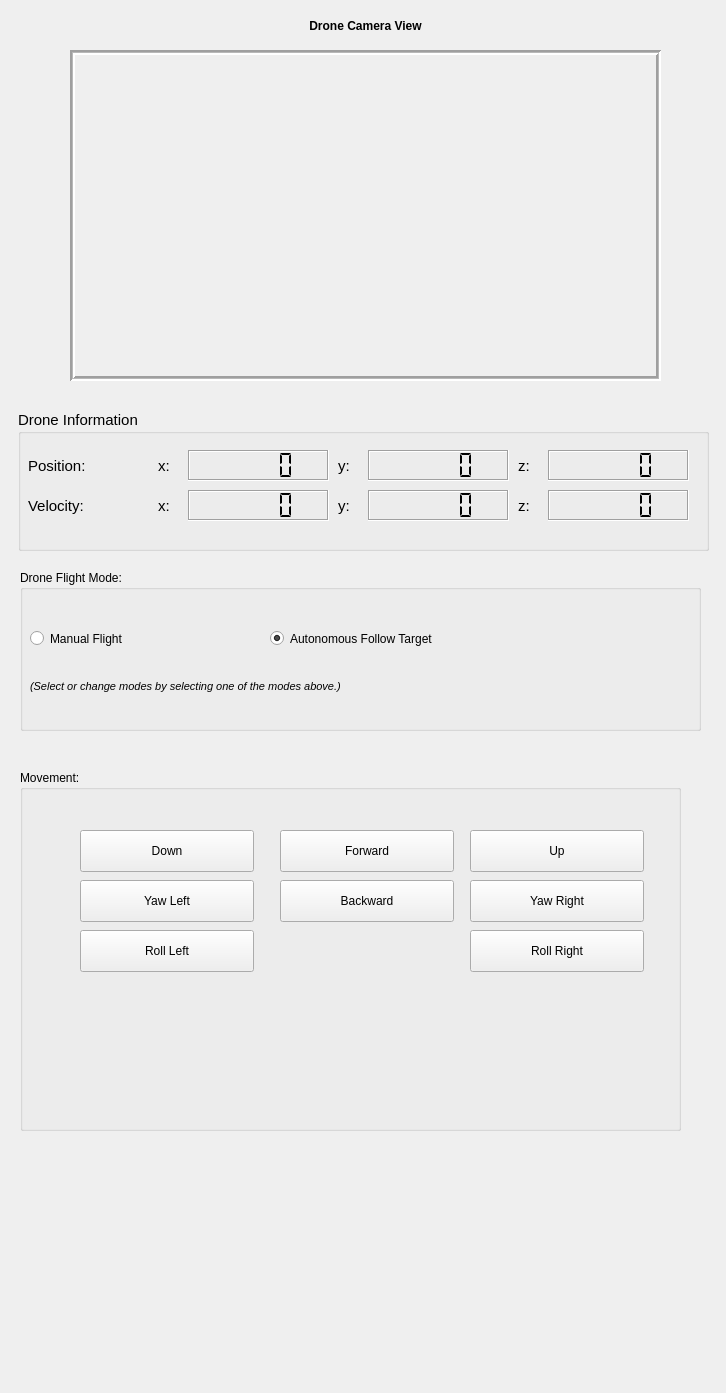
<?xml version="1.0" encoding="UTF-8"?>
<ui version="4.0">
 <class>MainWindow</class>
 <widget class="QWidget" name="MainWindow">
  <property name="geometry">
   <rect>
    <x>0</x>
    <y>0</y>
    <width>726</width>
    <height>1393</height>
   </rect>
  </property>
  <property name="windowTitle">
   <string>Drone Controls</string>
  </property>
  <widget class="QLabel" name="label">
   <property name="geometry">
    <rect>
     <x>70</x>
     <y>50</y>
     <width>591</width>
     <height>331</height>
    </rect>
   </property>
   <property name="frameShape">
    <enum>QFrame::Box</enum>
   </property>
   <property name="frameShadow">
    <enum>QFrame::Sunken</enum>
   </property>
   <property name="lineWidth">
    <number>2</number>
   </property>
   <property name="midLineWidth">
    <number>1</number>
   </property>
   <property name="text">
    <string/>
   </property>
   <property name="pixmap">
    <pixmap>objectIdentification.png</pixmap>
   </property>
  </widget>
  <widget class="QLabel" name="label_2">
   <property name="geometry">
    <rect>
     <x>70</x>
     <y>10</y>
     <width>591</width>
     <height>32</height>
    </rect>
   </property>
   <property name="font">
    <font>
     <weight>75</weight>
     <bold>true</bold>
    </font>
   </property>
   <property name="text">
    <string>Drone Camera View</string>
   </property>
   <property name="alignment">
    <set>Qt::AlignCenter</set>
   </property>
  </widget>
  <widget class="QGroupBox" name="groupBox">
   <property name="geometry">
    <rect>
     <x>18</x>
     <y>410</y>
     <width>691</width>
     <height>141</height>
    </rect>
   </property>
   <property name="font">
    <font>
     <pointsize>11</pointsize>
    </font>
   </property>
   <property name="focusPolicy">
    <enum>Qt::NoFocus</enum>
   </property>
   <property name="title">
    <string>Drone Information:</string>
   </property>
   <property name="flat">
    <bool>false</bool>
   </property>
   <widget class="QLabel" name="label_4">
    <property name="geometry">
     <rect>
      <x>10</x>
      <y>40</y>
      <width>121</width>
      <height>32</height>
     </rect>
    </property>
    <property name="font">
     <font>
      <weight>50</weight>
      <bold>false</bold>
     </font>
    </property>
    <property name="text">
     <string>Position:</string>
    </property>
   </widget>
   <widget class="QLabel" name="label_5">
    <property name="geometry">
     <rect>
      <x>10</x>
      <y>80</y>
      <width>121</width>
      <height>32</height>
     </rect>
    </property>
    <property name="font">
     <font>
      <weight>50</weight>
      <bold>false</bold>
     </font>
    </property>
    <property name="text">
     <string>Velocity:</string>
    </property>
   </widget>
   <widget class="QLabel" name="label_6">
    <property name="geometry">
     <rect>
      <x>140</x>
      <y>80</y>
      <width>31</width>
      <height>32</height>
     </rect>
    </property>
    <property name="font">
     <font>
      <weight>50</weight>
      <bold>false</bold>
     </font>
    </property>
    <property name="text">
     <string>x:</string>
    </property>
   </widget>
   <widget class="QLabel" name="label_7">
    <property name="geometry">
     <rect>
      <x>140</x>
      <y>40</y>
      <width>31</width>
      <height>32</height>
     </rect>
    </property>
    <property name="font">
     <font>
      <weight>50</weight>
      <bold>false</bold>
     </font>
    </property>
    <property name="text">
     <string>x:</string>
    </property>
   </widget>
   <widget class="QLabel" name="label_8">
    <property name="geometry">
     <rect>
      <x>320</x>
      <y>80</y>
      <width>31</width>
      <height>32</height>
     </rect>
    </property>
    <property name="font">
     <font>
      <weight>50</weight>
      <bold>false</bold>
     </font>
    </property>
    <property name="text">
     <string>y:</string>
    </property>
   </widget>
   <widget class="QLabel" name="label_9">
    <property name="geometry">
     <rect>
      <x>320</x>
      <y>40</y>
      <width>31</width>
      <height>32</height>
     </rect>
    </property>
    <property name="font">
     <font>
      <weight>50</weight>
      <bold>false</bold>
     </font>
    </property>
    <property name="text">
     <string>y:</string>
    </property>
   </widget>
   <widget class="QLabel" name="label_10">
    <property name="geometry">
     <rect>
      <x>500</x>
      <y>80</y>
      <width>31</width>
      <height>32</height>
     </rect>
    </property>
    <property name="font">
     <font>
      <weight>50</weight>
      <bold>false</bold>
     </font>
    </property>
    <property name="text">
     <string>z:</string>
    </property>
   </widget>
   <widget class="QLabel" name="label_11">
    <property name="geometry">
     <rect>
      <x>500</x>
      <y>40</y>
      <width>31</width>
      <height>32</height>
     </rect>
    </property>
    <property name="font">
     <font>
      <weight>50</weight>
      <bold>false</bold>
     </font>
    </property>
    <property name="text">
     <string>z:</string>
    </property>
   </widget>
   <widget class="QLCDNumber" name="lcdNumber_5">
    <property name="geometry">
     <rect>
      <x>170</x>
      <y>40</y>
      <width>141</width>
      <height>31</height>
     </rect>
    </property>
    <property name="frameShadow">
     <enum>QFrame::Sunken</enum>
    </property>
    <property name="segmentStyle">
     <enum>QLCDNumber::Flat</enum>
    </property>
   </widget>
   <widget class="QLCDNumber" name="lcdNumber_6">
    <property name="geometry">
     <rect>
      <x>170</x>
      <y>80</y>
      <width>141</width>
      <height>31</height>
     </rect>
    </property>
    <property name="frameShadow">
     <enum>QFrame::Sunken</enum>
    </property>
    <property name="segmentStyle">
     <enum>QLCDNumber::Flat</enum>
    </property>
   </widget>
   <widget class="QLCDNumber" name="lcdNumber_7">
    <property name="geometry">
     <rect>
      <x>350</x>
      <y>40</y>
      <width>141</width>
      <height>31</height>
     </rect>
    </property>
    <property name="frameShadow">
     <enum>QFrame::Sunken</enum>
    </property>
    <property name="segmentStyle">
     <enum>QLCDNumber::Flat</enum>
    </property>
   </widget>
   <widget class="QLCDNumber" name="lcdNumber_8">
    <property name="geometry">
     <rect>
      <x>530</x>
      <y>40</y>
      <width>141</width>
      <height>31</height>
     </rect>
    </property>
    <property name="frameShadow">
     <enum>QFrame::Sunken</enum>
    </property>
    <property name="segmentStyle">
     <enum>QLCDNumber::Flat</enum>
    </property>
   </widget>
   <widget class="QLCDNumber" name="lcdNumber_9">
    <property name="geometry">
     <rect>
      <x>350</x>
      <y>80</y>
      <width>141</width>
      <height>31</height>
     </rect>
    </property>
    <property name="frameShadow">
     <enum>QFrame::Sunken</enum>
    </property>
    <property name="segmentStyle">
     <enum>QLCDNumber::Flat</enum>
    </property>
   </widget>
   <widget class="QLCDNumber" name="lcdNumber_10">
    <property name="geometry">
     <rect>
      <x>530</x>
      <y>80</y>
      <width>141</width>
      <height>31</height>
     </rect>
    </property>
    <property name="frameShadow">
     <enum>QFrame::Sunken</enum>
    </property>
    <property name="segmentStyle">
     <enum>QLCDNumber::Flat</enum>
    </property>
   </widget>
  </widget>
  <widget class="QGroupBox" name="groupBox_2">
   <property name="enabled">
    <bool>true</bool>
   </property>
   <property name="geometry">
    <rect>
     <x>20</x>
     <y>770</y>
     <width>661</width>
     <height>361</height>
    </rect>
   </property>
   <property name="toolTip">
    <string/>
   </property>
   <property name="title">
    <string>Movement:</string>
   </property>
   <property name="checkable">
    <bool>false</bool>
   </property>
   <widget class="QPushButton" name="pushButton">
    <property name="geometry">
     <rect>
      <x>260</x>
      <y>60</y>
      <width>174</width>
      <height>42</height>
     </rect>
    </property>
    <property name="toolTip">
     <string>W</string>
    </property>
    <property name="toolTipDuration">
     <number>-1</number>
    </property>
    <property name="whatsThis">
     <string/>
    </property>
    <property name="text">
     <string>Forward</string>
    </property>
   </widget>
   <widget class="QPushButton" name="pushButton_2">
    <property name="geometry">
     <rect>
      <x>450</x>
      <y>60</y>
      <width>174</width>
      <height>42</height>
     </rect>
    </property>
    <property name="toolTip">
     <string>E</string>
    </property>
    <property name="text">
     <string>Up</string>
    </property>
   </widget>
   <widget class="QPushButton" name="pushButton_3">
    <property name="geometry">
     <rect>
      <x>260</x>
      <y>110</y>
      <width>174</width>
      <height>42</height>
     </rect>
    </property>
    <property name="toolTip">
     <string>S</string>
    </property>
    <property name="toolTipDuration">
     <number>-1</number>
    </property>
    <property name="text">
     <string>Backward</string>
    </property>
   </widget>
   <widget class="QPushButton" name="pushButton_4">
    <property name="geometry">
     <rect>
      <x>450</x>
      <y>110</y>
      <width>174</width>
      <height>42</height>
     </rect>
    </property>
    <property name="toolTip">
     <string>D</string>
    </property>
    <property name="text">
     <string>Yaw Right</string>
    </property>
   </widget>
   <widget class="QPushButton" name="pushButton_5">
    <property name="geometry">
     <rect>
      <x>60</x>
      <y>60</y>
      <width>174</width>
      <height>42</height>
     </rect>
    </property>
    <property name="toolTip">
     <string>Q</string>
    </property>
    <property name="text">
     <string>Down</string>
    </property>
   </widget>
   <widget class="QPushButton" name="pushButton_6">
    <property name="geometry">
     <rect>
      <x>60</x>
      <y>110</y>
      <width>174</width>
      <height>42</height>
     </rect>
    </property>
    <property name="toolTip">
     <string>A</string>
    </property>
    <property name="text">
     <string>Yaw Left</string>
    </property>
   </widget>
   <widget class="QPushButton" name="pushButton_7">
    <property name="geometry">
     <rect>
      <x>60</x>
      <y>160</y>
      <width>174</width>
      <height>42</height>
     </rect>
    </property>
    <property name="toolTip">
     <string>Z</string>
    </property>
    <property name="text">
     <string>Roll Left</string>
    </property>
   </widget>
   <widget class="QPushButton" name="pushButton_8">
    <property name="geometry">
     <rect>
      <x>450</x>
      <y>160</y>
      <width>174</width>
      <height>42</height>
     </rect>
    </property>
    <property name="toolTip">
     <string>C</string>
    </property>
    <property name="text">
     <string>Roll Right</string>
    </property>
   </widget>
  </widget>
  <widget class="QGroupBox" name="groupBox_3">
   <property name="geometry">
    <rect>
     <x>20</x>
     <y>570</y>
     <width>681</width>
     <height>161</height>
    </rect>
   </property>
   <property name="title">
    <string>Drone Flight Mode:</string>
   </property>
   <widget class="QRadioButton" name="radioButton">
    <property name="geometry">
     <rect>
      <x>10</x>
      <y>50</y>
      <width>221</width>
      <height>37</height>
     </rect>
    </property>
    <property name="font">
     <font>
      <weight>50</weight>
      <bold>false</bold>
     </font>
    </property>
    <property name="focusPolicy">
     <enum>Qt::NoFocus</enum>
    </property>
    <property name="text">
     <string>Manual Flight</string>
    </property>
    <property name="iconSize">
     <size>
      <width>16</width>
      <height>16</height>
     </size>
    </property>
    <property name="checked">
     <bool>false</bool>
    </property>
   </widget>
   <widget class="QRadioButton" name="radioButton_2">
    <property name="enabled">
     <bool>true</bool>
    </property>
    <property name="geometry">
     <rect>
      <x>250</x>
      <y>50</y>
      <width>401</width>
      <height>37</height>
     </rect>
    </property>
    <property name="focusPolicy">
     <enum>Qt::NoFocus</enum>
    </property>
    <property name="text">
     <string>Autonomous Follow Target</string>
    </property>
    <property name="checked">
     <bool>true</bool>
    </property>
   </widget>
   <widget class="QLabel" name="label_3">
    <property name="geometry">
     <rect>
      <x>10</x>
      <y>100</y>
      <width>581</width>
      <height>32</height>
     </rect>
    </property>
    <property name="font">
     <font>
      <pointsize>8</pointsize>
      <italic>true</italic>
     </font>
    </property>
    <property name="text">
     <string>(Select or change modes by selecting one of the modes above.)</string>
    </property>
   </widget>
  </widget>
 </widget>
 <resources/>
 <connections/>
</ui>
